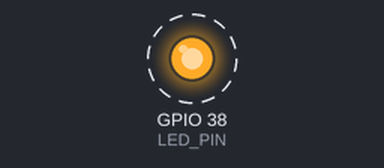
Recording of a sketch running on a simulated ESP32. On the bench: output pins drawn as LEDs (lit = HIGH). Dashed ring = blinking. What the sketch prints to the serial monitor is not drawn.

Above: at 1.2 s.
Timing chart, 0 to 4.0 s (numbered marks = the images above):
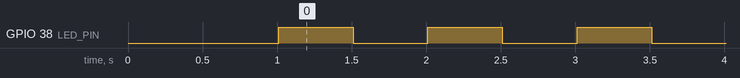

The sketch:

stage1_LED_ONLY_test.ino
```cpp
// Minimal LED test - NO scanner involved
// This will confirm if your ESP32 works properly

static const int LED_PIN = 38;

void setup() {
   Serial.begin(115200);
   delay(1000);

   Serial.println("\n========================================");
   Serial.println("  LED ONLY TEST");
   Serial.println("========================================\n");

   pinMode(LED_PIN, OUTPUT);
   Serial.println("[OK] LED initialized on GPIO 38");
   Serial.println("[OK] Setup complete - LED will blink forever");
}

void loop() {
   digitalWrite(LED_PIN, HIGH);
   Serial.println("[LED] ON");
   delay(500);

   digitalWrite(LED_PIN, LOW);
   Serial.println("[LED] OFF");
   delay(500);
}
```

Measured:
- by itself, GPIO 38 (LED_PIN): alternates HIGH for 0.50 s and LOW for 0.50 s
